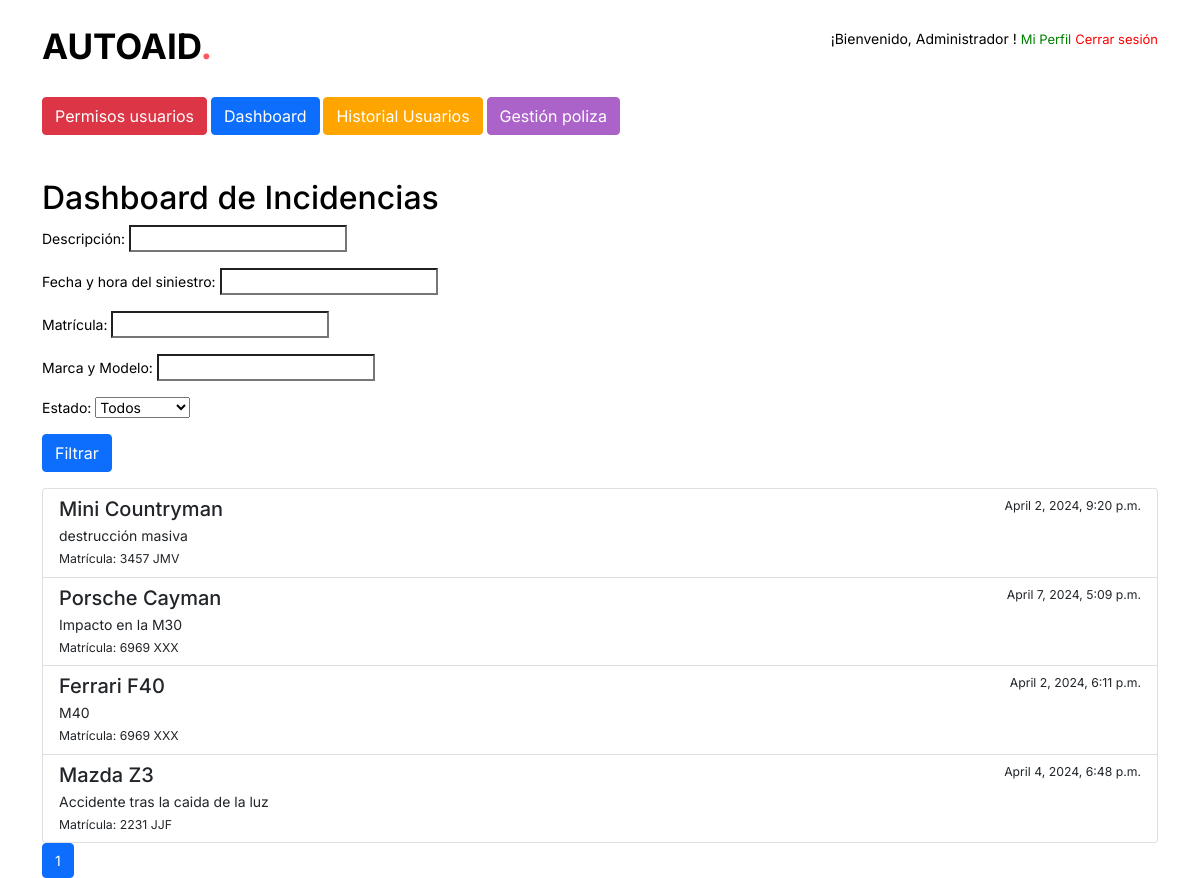
Before: /dashboard/?page=1 (signed in) with the older database file.
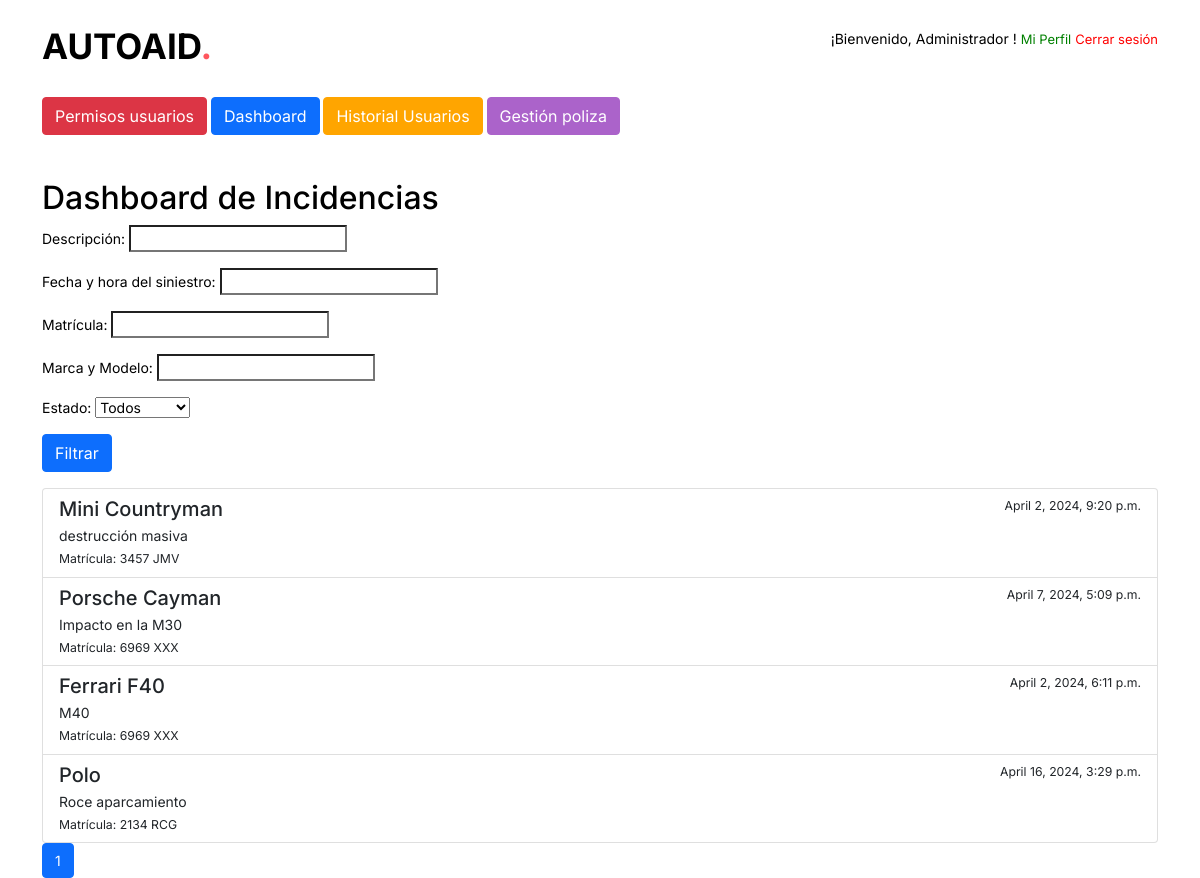
After: the same page with the newer database file.
### auth_app/models.py (models this page shows)
class CustomUser(AbstractUser):
    ROLE_CHOICES = (
        ('usuario', 'Usuario'),
        ('admin', 'Admin'),
        ('user', 'User'),  # Añadido
        ('worker', 'Worker'),  # Añadido
    )
    nombre = models.CharField(max_length=100)
    apellidos = models.CharField(max_length=100)
    email = models.EmailField(unique=True)
    username = models.CharField(unique=False, max_length=14)
    rol = models.CharField(max_length=10, choices=ROLE_CHOICES)
    USERNAME_FIELD = 'email'  # Utiliza el email como identificador principal
    REQUIRED_FIELDS = ['username', 'nombre', 'apellidos']  # Campos requeridos además del email y password

### vehicle_visualization/models.py (models this page shows)
class Incidencia(models.Model):
    usuario = models.ForeignKey(settings.AUTH_USER_MODEL, on_delete=models.CASCADE)
    email = models.CharField(max_length=30, verbose_name='email', null=True)
    descripcion = models.TextField()
    nivel_dano_capo = models.IntegerField(choices=[(i, i) for i in range(0, 5)])
    imagen_capo = models.ImageField(upload_to='imagenes_incidencias/capo/', blank=True, null=True)
    nivel_dano_paragolpes = models.IntegerField(choices=[(i, i) for i in range(0, 5)])
    imagen_paragolpes = models.ImageField(upload_to='imagenes_incidencias/paragolpes/', blank=True, null=True)
    nivel_dano_lateral_izq = models.IntegerField(choices=[(i, i) for i in range(0, 5)])
    imagen_lateral_izq = models.ImageField(upload_to='imagenes_incidencias/lateral_izq/', blank=True, null=True)
    nivel_dano_lateral_der = models.IntegerField(choices=[(i, i) for i in range(0, 5)])
    imagen_lateral_der = models.ImageField(upload_to='imagenes_incidencias/lateral_der/', blank=True, null=True)
    nivel_dano_techo = models.IntegerField(choices=[(i, i) for i in range(0, 5)])
    imagen_techo = models.ImageField(upload_to='imagenes_incidencias/techo/', blank=True, null=True)
    nivel_dano_atras = models.IntegerField(choices=[(i, i) for i in range(0, 5)])
    imagen_atras = models.ImageField(upload_to='imagenes_incidencias/atras/', blank=True, null=True)
    fecha_hora_siniestro = models.DateTimeField(verbose_name='Fecha y hora del siniestro', null=True)
    ubicacion_siniestro = models.CharField(max_length=255, verbose_name='Ubicación del siniestro', null=True)
    tipo_aparcamiento = models.CharField(
        max_length=2,
        choices=TIPO_APARCAMIENTO_CHOICES,
        verbose_name='Tipo de Aparcamiento',
        default="no"
    )
    matricula = models.CharField(max_length=20, verbose_name='Matrícula', null=True)
    marca_modelo = models.CharField(max_length=50, verbose_name='Marca y Modelo', null=True)
    nombre_asegurado = models.CharField(max_length=100, verbose_name='Nombre y Apellidos del asegurado', null=True)
    telefono_movil = models.CharField(max_length=20, verbose_name='Teléfono móvil', null=True)
    vehiculos_propiedades_involucrados = models.TextField(verbose_name='Vehículos o propiedades involucrados', null=True, blank=True)
    testigo = models.CharField(max_length=100, verbose_name='Testigo', null=True, blank=True)
    contacto_testigo = models.CharField(max_length=100, verbose_name='Contacto del testigo', null=True, blank=True)
    llamada_policia = models.CharField(
        max_length=2,
        choices=TIPO_APARCAMIENTO_CHOICES,
        verbose_name='¿Se llamó a la policía?',
        default="no"
    )
    numero_incidencia_policial = models.CharField(max_length=50, verbose_name='Número de incidencia policial', null=True, blank=True)
    estado = models.CharField(
        max_length=20,
        choices=ESTADO_CHOICES,
        default='pendiente',
        verbose_name='Estado'
    )

### vehicle_visualization/views.py (the view)
# urls.py: path('dashboard/', views.dashboard_incidencias, name='dashboard_incidencias'),
@user_passes_test(lambda u: u.rol == 'worker' or u.is_superuser)
def dashboard_incidencias(request):
    filtro_form = FiltroIncidenciasForm(request.GET or None)
    if filtro_form.is_valid():
        incidencias = Incidencia.objects.all()
        descripcion = filtro_form.cleaned_data.get('descripcion')
        if descripcion:
            incidencias = incidencias.filter(descripcion__icontains=descripcion)
        fecha_hora_siniestro = filtro_form.cleaned_data.get('fecha_hora_siniestro')
        if fecha_hora_siniestro:
            incidencias = incidencias.filter(fecha_hora_siniestro=fecha_hora_siniestro)
        matricula = filtro_form.cleaned_data.get('matricula')
        if matricula:
            incidencias = incidencias.filter(matricula__icontains=matricula)
        marca_modelo = filtro_form.cleaned_data.get('marca_modelo')
        if marca_modelo:
            incidencias = incidencias.filter(marca_modelo__icontains=marca_modelo)
        estado = filtro_form.cleaned_data.get('estado')
        if estado:
            incidencias = incidencias.filter(estado__icontains=estado)
    else:
        incidencias = Incidencia.objects.none()  # Si el formulario no es válido, no mostramos resultados
    paginator = Paginator(incidencias, 10)  # 10 incidencias por página
    page_number = request.GET.get('page')
    page_obj = paginator.get_page(page_number)
    context = {
        'filtro_form': filtro_form,
        'incidencias': page_obj
    }
    return render(request, 'vehicle_visualization/dashboard.html', context)

### vehicle_visualization/forms.py
class FiltroIncidenciasForm(forms.Form):
    descripcion = forms.CharField(required=False, label='Descripción')
    fecha_hora_siniestro = forms.DateTimeField(required=False, label='Fecha y hora del siniestro')
    matricula = forms.CharField(required=False, label='Matrícula')
    marca_modelo = forms.CharField(required=False, label='Marca y Modelo')
    estado = forms.ChoiceField(choices=ESTADO_CHOICES_CON_TODOS, required=False, label='Estado')

### vehicle_visualization/templates/vehicle_visualization/dashboard.html (shortened to what this page needs)
<head>
      <link href="https://cdn.jsdelivr.net/npm/remixicon@2.5.0/fonts/remixicon.css" rel="stylesheet">
      <link href="https://cdn.jsdelivr.net/npm/bootstrap@5.0.2/dist/css/bootstrap.min.css" rel="stylesheet">
      <link href="https://unpkg.com/aos@2.3.1/dist/aos.css" rel="stylesheet">
      <link rel="stylesheet" type="text/css" href="https://cdn.jsdelivr.net/npm/slick-carousel@1.8.1/slick/slick.css"/>
      {% load static %}
      <link rel="stylesheet" href="{% static 'css/main.css' %}">
  </head>
  <header class="ds-header ds-header-home">
    <div class="container">
        <div class="ds-header-inner">
          <a href="/home" class="ds-logo">autoAID<span>.</span></a>
          <div style="align-items:center;">
          <p>
          ¡Bienvenido, {{ user.nombre }} ! <a href="{% url 'edit_profile' %}" style="color: green; font-size: small;">Mi Perfil</a>
          <a href="{% url 'logout' %}" style="color: red; font-size: small;">Cerrar sesión</a></p>
          </div>
        </div>
    </div>
  <div class="container mt-4">
      {% if user.is_superuser %}
      <a href="{% url 'manage_users' %}" class="btn btn-danger">Permisos usuarios</a>
      <a href="{% url 'vehicle_visualization:dashboard_incidencias' %}" class="btn btn-primary">Dashboard</a>
      <a href="{% url 'historial_usuario' %}" class="btn btn-primary" style="background-color: orange; border-color: orange;">Historial Usuarios</a>
      <a href="{% url 'gestion_poliza' %}" class="btn btn-primary" style="background-color: #ab63ca; border-color: #ab63ca;">Gestión poliza</a>
      {% endif %}
</div>
</header>
{% block content %}
<div class="container mt-4">
    <h2>Dashboard de Incidencias</h2>
    <form method="get" class="mb-3">
        {{ filtro_form.as_p }}
        <button type="submit" class="btn btn-primary">Filtrar</button>
    </form>
    <div class="list-group">
        {% for incidencia in incidencias %}
        <a href="{% url 'vehicle_visualization:detalle_incidencia' incidencia.id %}" class="list-group-item list-group-item-action flex-column align-items-start">
            <div class="d-flex w-100 justify-content-between">
                <h5 class="mb-1">{{ incidencia.marca_modelo }}</h5>
                <small>{{ incidencia.fecha_hora_siniestro }}</small>
            </div>
            <p class="mb-1">{{ incidencia.descripcion|truncatechars:100 }}</p>
            <small>Matrícula: {{ incidencia.matricula }}</small>
        </a>
        {% empty %}
        <p>No se encontraron incidencias.</p>
        {% endfor %}
    </div>
    <nav aria-label="Page navigation">
        <ul class="pagination">
            {% for i in incidencias.paginator.page_range %}
            <li class="page-item {% if incidencias.number == i %}active{% endif %}"><a class="page-link" href="?page={{ i }}{% if request.GET.q %}&q={{ request.GET.q }}{% endif %}">{{ i }}</a></li>
            {% endfor %}
        </ul>
    </nav>
</div>
{% endblock %}

### autoaid/static/css/main.css (style rules this page uses)
a,a:hover,a:focus,i,input,button,input:focus,.transition { text-decoration: none;outline: none;transition-delay: 0s;transition-duration: 0.4s;transition-property: all;transition-timing-function: ease;box-shadow: none; }
a { color: #000 }
input,textarea { border-radius: 0;resize: none; }
ul { padding: 0;margin: 0; }
h1,h2,h3,h4,h5,h6 { font-family: 'Inter', sans-serif; }
.ds-header { position: fixed; width: 100%; top: 0; left: 0; padding-top: 20px; padding-bottom: 20px; z-index: 10;transition-delay: 0s;transition-duration: 0.7s;transition-property: all;transition-timing-function: ease; }
.ds-header.ds-header-home { position: static; }
.ds-logo { display: inline-block; text-transform: uppercase; font-size: 35px; font-weight: 700; color: #000; position: relative;z-index: 2; }
.ds-logo span { color:#FF575E; }
.ds-header-inner { display: flex; justify-content: space-between; align-items: center; position: relative; z-index: 1; }

Changed rows visible on the page:
removed Incidencia: marca_modelo "Mazda Z3", fecha_hora_siniestro "April 4, 2024, 6:48 p.m.", descripcion "Accidente tras la caida de la luz", matricula "2231 JJF"
added Incidencia: marca_modelo "Polo", fecha_hora_siniestro "April 16, 2024, 3:29 p.m.", descripcion "Roce aparcamiento", matricula "2134 RCG"
